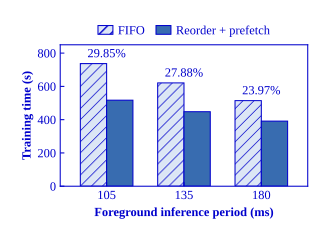

Reproduce this figure in Python.
"""Measured 12-epoch training time under periodic foreground inference.

Data are exported by orin_scheduling/render_period_sweep.py from the verified
final runs. Training time excludes evaluation; each condition was run once.
Run with Python and Matplotlib to regenerate the vector PDF and PNG.
"""

import json
from pathlib import Path

import matplotlib as mpl
import matplotlib.pyplot as plt
import numpy as np


OUT = Path(__file__).resolve().parent


def main():
    rows = json.loads((OUT / "orin_period_sweep_data.json").read_text())
    periods = [row["period_ms"] for row in rows]
    fifo = [row["fifo_training_seconds"] for row in rows]
    reorder = [row["prefetch_reorder_training_seconds"] for row in rows]
    savings = [row["training_time_saved_percent"] for row in rows]
    blue = "#0000cc"
    style = {
        "font.family": "Liberation Serif",
        "font.size": 9,
        "axes.labelsize": 9,
        "axes.labelweight": "bold",
        "legend.fontsize": 9,
        "xtick.labelsize": 9,
        "ytick.labelsize": 9,
        "text.color": blue,
        "axes.labelcolor": blue,
        "axes.edgecolor": blue,
        "xtick.color": blue,
        "ytick.color": blue,
        "axes.linewidth": 0.75,
        "xtick.direction": "in",
        "ytick.direction": "in",
        "xtick.minor.visible": False,
        "ytick.minor.visible": False,
        "legend.frameon": False,
        "pdf.fonttype": 42,
        "ps.fonttype": 42,
        "svg.fonttype": "none",
        "hatch.linewidth": 0.5,
    }
    with mpl.rc_context(style):
        fig, ax = plt.subplots(figsize=(80 / 25.4, 60 / 25.4))
        fig.subplots_adjust(left=0.19, right=0.98, bottom=0.21, top=0.81)
        x = np.arange(len(rows))
        width = 0.34
        baseline_bars = ax.bar(
            x - width / 2, fifo, width, label="FIFO", color="#dce6f5",
            edgecolor=blue, linewidth=0.75, hatch="///")
        reorder_bars = ax.bar(
            x + width / 2, reorder, width, label="Reorder + prefetch",
            color="#386cb0", edgecolor=blue, linewidth=0.75)
        for index, (baseline, combined) in enumerate(zip(baseline_bars, reorder_bars)):
            baseline.set_gid(f"fifo_{periods[index]}")
            combined.set_gid(f"reorder_{periods[index]}")
            ax.text(
                x[index], max(fifo[index], reorder[index]) + 22,
                f"{savings[index]:.2f}%", ha="center", va="bottom",
                gid=f"saving_{periods[index]}")
        ax.set_xlim(-0.6, len(rows) - 0.4)
        ax.set_ylim(0, 850)
        ax.set_xticks(x, [str(period) for period in periods])
        ax.set_yticks([0, 200, 400, 600, 800])
        ax.set_xlabel("Foreground inference period (ms)", labelpad=4)
        ax.set_ylabel("Training time (s)", labelpad=3)
        ax.tick_params(length=3, width=0.75, pad=3)
        ax.legend(
            loc="lower center", bbox_to_anchor=(0.5, 1.02), ncol=2,
            handlelength=1.2, handletextpad=0.4, columnspacing=0.9,
            borderaxespad=0)
        fig.savefig(OUT / "orin_period_sweep.pdf", metadata={
            "Title": "Training time under different foreground inference periods",
            "Subject": "12 training epochs excluding evaluation; one run per condition",
        })
        fig.savefig(OUT / "orin_period_sweep.png", dpi=300)
        plt.close(fig)


if __name__ == "__main__":
    main()
